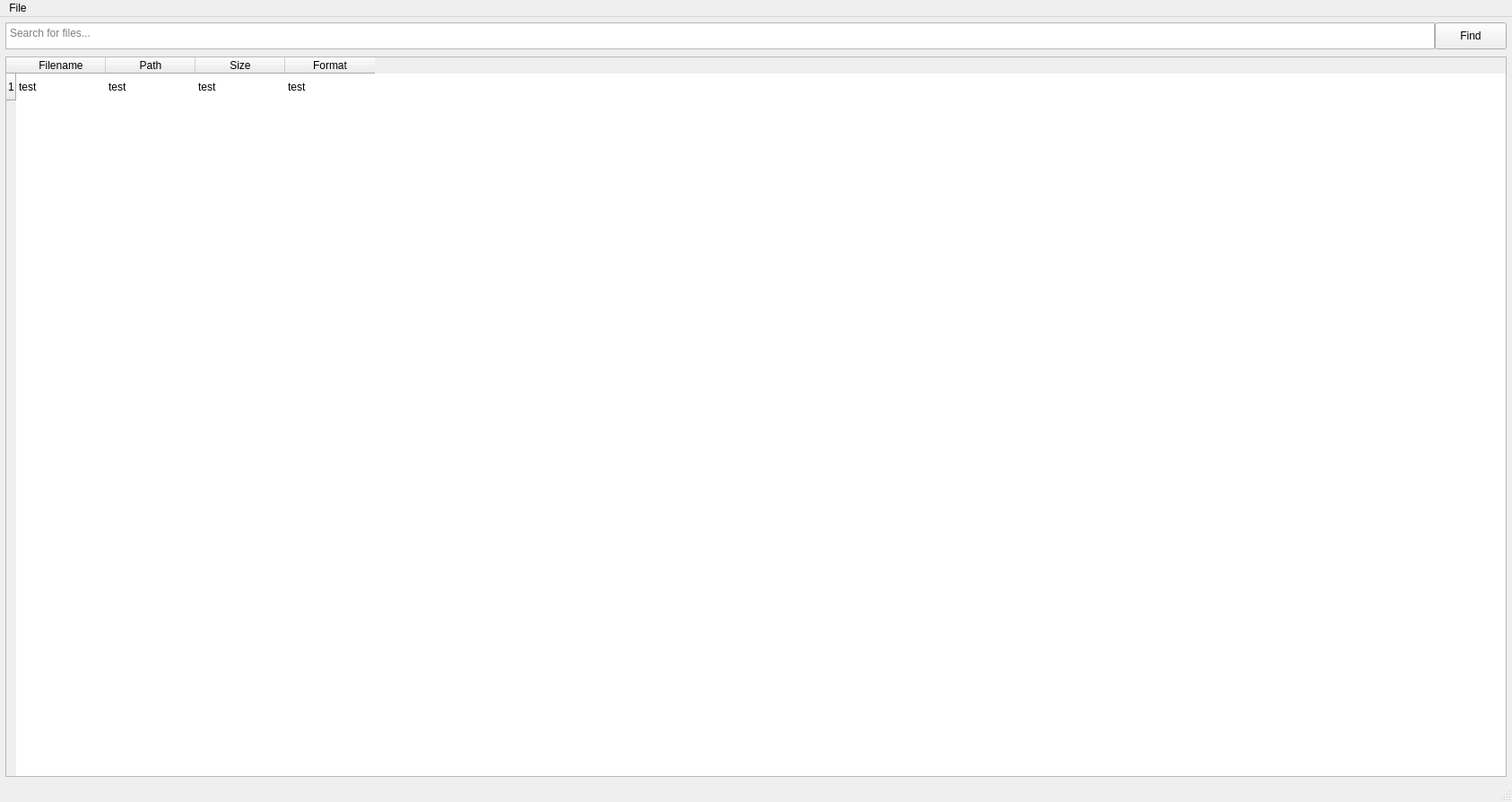
<?xml version="1.0" encoding="UTF-8"?>
<ui version="4.0">
 <class>MainWindow</class>
 <widget class="QMainWindow" name="MainWindow">
  <property name="geometry">
   <rect>
    <x>0</x>
    <y>0</y>
    <width>1686</width>
    <height>894</height>
   </rect>
  </property>
  <property name="windowTitle">
   <string>MainWindow</string>
  </property>
  <widget class="QWidget" name="centralwidget">
   <layout class="QVBoxLayout" name="verticalLayout">
    <property name="spacing">
     <number>2</number>
    </property>
    <property name="leftMargin">
     <number>3</number>
    </property>
    <property name="topMargin">
     <number>3</number>
    </property>
    <property name="rightMargin">
     <number>3</number>
    </property>
    <property name="bottomMargin">
     <number>3</number>
    </property>
    <item>
     <widget class="QFrame" name="frame">
      <property name="minimumSize">
       <size>
        <width>0</width>
        <height>30</height>
       </size>
      </property>
      <property name="maximumSize">
       <size>
        <width>16777215</width>
        <height>40</height>
       </size>
      </property>
      <property name="frameShape">
       <enum>QFrame::NoFrame</enum>
      </property>
      <property name="frameShadow">
       <enum>QFrame::Raised</enum>
      </property>
      <layout class="QHBoxLayout" name="horizontalLayout">
       <property name="spacing">
        <number>0</number>
       </property>
       <property name="leftMargin">
        <number>3</number>
       </property>
       <property name="topMargin">
        <number>3</number>
       </property>
       <property name="rightMargin">
        <number>3</number>
       </property>
       <property name="bottomMargin">
        <number>3</number>
       </property>
       <item>
        <widget class="QTextEdit" name="textEdit">
         <property name="sizePolicy">
          <sizepolicy hsizetype="Expanding" vsizetype="Fixed">
           <horstretch>0</horstretch>
           <verstretch>0</verstretch>
          </sizepolicy>
         </property>
         <property name="minimumSize">
          <size>
           <width>0</width>
           <height>30</height>
          </size>
         </property>
         <property name="maximumSize">
          <size>
           <width>16777215</width>
           <height>30</height>
          </size>
         </property>
         <property name="autoFillBackground">
          <bool>false</bool>
         </property>
         <property name="inputMethodHints">
          <set>Qt::ImhNone</set>
         </property>
         <property name="frameShape">
          <enum>QFrame::StyledPanel</enum>
         </property>
         <property name="frameShadow">
          <enum>QFrame::Plain</enum>
         </property>
         <property name="verticalScrollBarPolicy">
          <enum>Qt::ScrollBarAlwaysOff</enum>
         </property>
         <property name="horizontalScrollBarPolicy">
          <enum>Qt::ScrollBarAlwaysOff</enum>
         </property>
         <property name="lineWrapMode">
          <enum>QTextEdit::NoWrap</enum>
         </property>
         <property name="textInteractionFlags">
          <set>Qt::TextSelectableByKeyboard|Qt::TextSelectableByMouse</set>
         </property>
         <property name="placeholderText">
          <string>Search for files...</string>
         </property>
        </widget>
       </item>
       <item>
        <widget class="QPushButton" name="pushButton">
         <property name="minimumSize">
          <size>
           <width>80</width>
           <height>30</height>
          </size>
         </property>
         <property name="maximumSize">
          <size>
           <width>100</width>
           <height>30</height>
          </size>
         </property>
         <property name="text">
          <string>Find</string>
         </property>
        </widget>
       </item>
      </layout>
     </widget>
    </item>
    <item>
     <widget class="QFrame" name="frame_2">
      <property name="frameShape">
       <enum>QFrame::NoFrame</enum>
      </property>
      <property name="frameShadow">
       <enum>QFrame::Raised</enum>
      </property>
      <layout class="QHBoxLayout" name="horizontalLayout_2">
       <property name="spacing">
        <number>2</number>
       </property>
       <property name="leftMargin">
        <number>3</number>
       </property>
       <property name="topMargin">
        <number>3</number>
       </property>
       <property name="rightMargin">
        <number>3</number>
       </property>
       <property name="bottomMargin">
        <number>3</number>
       </property>
       <item>
        <widget class="QTableWidget" name="tableWidget">
         <property name="showGrid">
          <bool>false</bool>
         </property>
         <property name="gridStyle">
          <enum>Qt::NoPen</enum>
         </property>
         <property name="sortingEnabled">
          <bool>false</bool>
         </property>
         <property name="cornerButtonEnabled">
          <bool>false</bool>
         </property>
         <attribute name="horizontalHeaderCascadingSectionResizes">
          <bool>true</bool>
         </attribute>
         <row>
          <property name="text">
           <string>1</string>
          </property>
         </row>
         <column>
          <property name="text">
           <string>Filename</string>
          </property>
         </column>
         <column>
          <property name="text">
           <string>Path</string>
          </property>
         </column>
         <column>
          <property name="text">
           <string>Size</string>
          </property>
         </column>
         <column>
          <property name="text">
           <string>Format</string>
          </property>
         </column>
         <item row="0" column="0">
          <property name="text">
           <string>test</string>
          </property>
          <property name="flags">
           <set>ItemIsEnabled</set>
          </property>
         </item>
         <item row="0" column="1">
          <property name="text">
           <string>test</string>
          </property>
          <property name="flags">
           <set>ItemIsEnabled</set>
          </property>
         </item>
         <item row="0" column="2">
          <property name="text">
           <string>test</string>
          </property>
          <property name="flags">
           <set>ItemIsEnabled</set>
          </property>
         </item>
         <item row="0" column="3">
          <property name="text">
           <string>test</string>
          </property>
          <property name="flags">
           <set>ItemIsEnabled</set>
          </property>
         </item>
        </widget>
       </item>
      </layout>
     </widget>
    </item>
   </layout>
  </widget>
  <widget class="QMenuBar" name="menubar">
   <property name="geometry">
    <rect>
     <x>0</x>
     <y>0</y>
     <width>1686</width>
     <height>26</height>
    </rect>
   </property>
   <widget class="QMenu" name="menuFile">
    <property name="geometry">
     <rect>
      <x>1785</x>
      <y>157</y>
      <width>153</width>
      <height>84</height>
     </rect>
    </property>
    <property name="title">
     <string>File</string>
    </property>
    <addaction name="actionIndex"/>
   </widget>
   <addaction name="menuFile"/>
  </widget>
  <widget class="QStatusBar" name="statusbar"/>
  <action name="actionIndex">
   <property name="text">
    <string>Index</string>
   </property>
  </action>
 </widget>
 <resources/>
 <connections/>
</ui>
